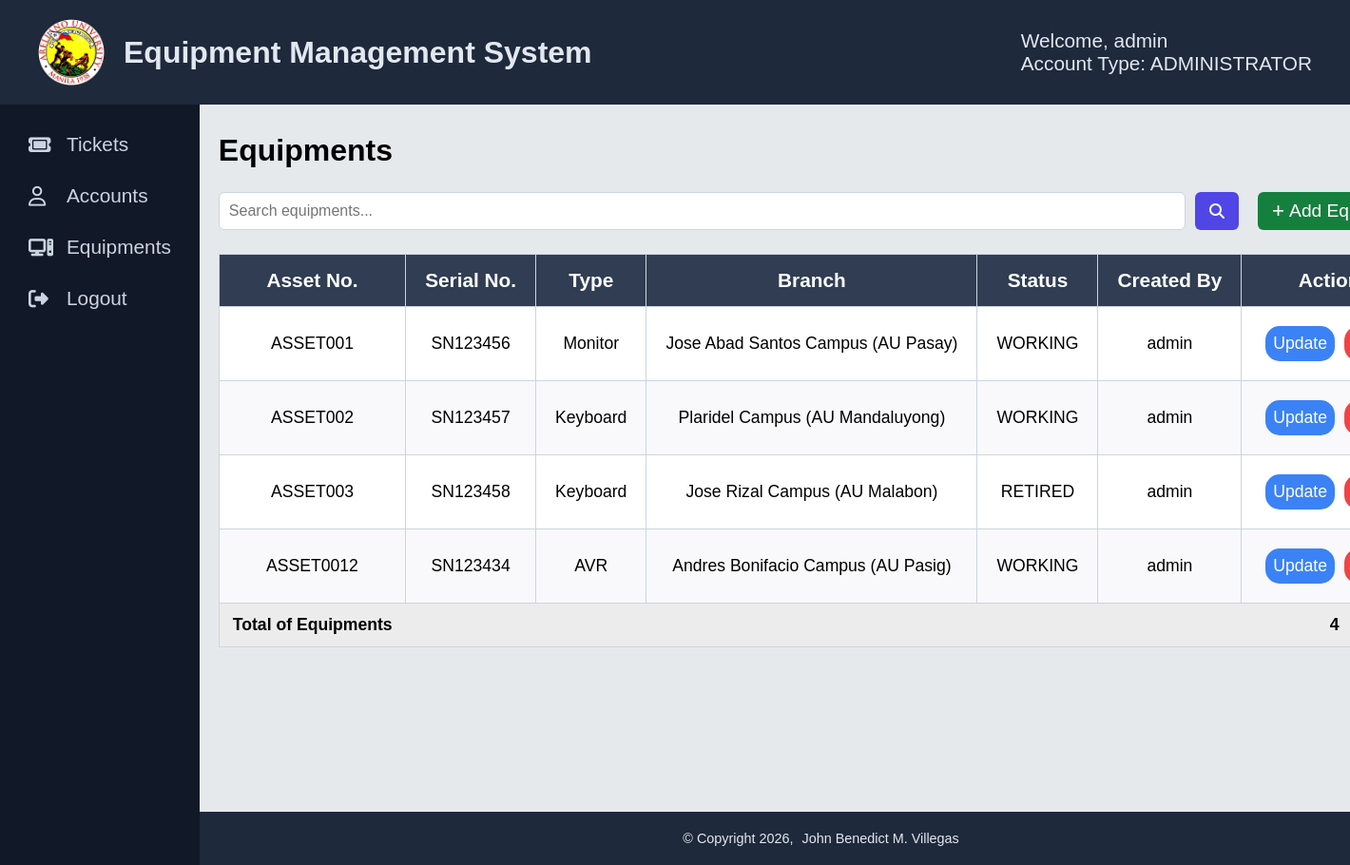
The app's page /equipmentManagement/equipment-management.php (signed in) with its own data.
### tables this page shows
CREATE TABLE `tblequipments` (
  `asset_number` varchar(100) NOT NULL,
  `serial_number` varchar(100) NOT NULL,
  `type` enum('CPU','Printer','Monitor','Keyboard','Mouse','AVR','Projector','MAC') NOT NULL,
  `manufacturer` varchar(100) NOT NULL,
  `year_model` int(11) NOT NULL,
  `description` text DEFAULT NULL,
  `branch` varchar(100) NOT NULL,
  `department` varchar(150) NOT NULL,
  `status` enum('WORKING','ON-REPAIR','RETIRED') DEFAULT 'WORKING',
  `created_by` varchar(50) NOT NULL,
  `date_created` datetime DEFAULT current_timestamp()
);

### equipmentManagement/equipment-management.php (the view, shortened to what this page needs)
<?php
require_once("../config/config.php");
?>
<!DOCTYPE html>
<html lang="en">
<head>
    <link rel="stylesheet" href="https://cdnjs.cloudflare.com/ajax/libs/font-awesome/6.5.1/css/all.min.css">
    <link rel="stylesheet" href="../assets/css/notification.css">
</head>
<body>
    <?php include("../includes/nav-sidebar.php");?>
        <div class="container">
            <div class="wrapper">
                    <form action="<?php echo htmlspecialchars($_SERVER['PHP_SELF'])?>" method="post">
                        <h4>Equipments</h4>
                        <div class="head-con">
                            <div class="searchdiv">
                                <input type="text" name="txtsearch" placeholder="Search equipments...">
                                <button type="submit" name="btnsearch" class="search-btn">
                                    <i class="fa-solid fa-magnifying-glass"></i>
                                </button>
                            </div>
                            <?php if ($_SESSION['usertype'] == "TECHNICAL" || $_SESSION['usertype'] == "ADMINISTRATOR") {?>
                                <div class="create-div">
                                    <a href="./create-equipment.php" name="btncreate" class="create-btn">
                                        <span style="margin-right: 5px; font-size: 1.4rem;">+</span><span class="mobile-block">Add Equipment</span>
                                    </a>
                                </div>
                            <?php }?>
                        </div>
                    <div class="table-div">
                        <?php
                        function buildtable($result) {
                            if (mysqli_num_rows($result) > 0) {
                                echo "<table>";
                                echo "<tr>";
                                echo "<th>Asset No.</th><th>Serial No.</th><th>Type</th><th>Branch</th><th>Status</th><th>Created By</th>";
                                if ($_SESSION['usertype'] == "TECHNICAL" || $_SESSION['usertype'] == "ADMINISTRATOR") {
                                    echo "<th>Actions</th>";
                                }
                                echo "</tr>";
                                while ($row = mysqli_fetch_array($result)) {
                                    echo "<tr>";
                                    echo "<td>" . $row['asset_number'] . "</td>";
                                    echo "<td>" . $row['serial_number'] . "</td>";
                                    echo "<td>" . $row['type'] . "</td>";
                                    echo "<td>" . $row['branch'] . "</td>";
                                    echo "<td>" . $row['status'] . "</td>";
                                    echo "<td>" . $row['created_by'] . "</td>";
                                    if ($_SESSION['usertype'] == "TECHNICAL" || $_SESSION['usertype'] == "ADMINISTRATOR") {
                                        echo "<td class = 'actions'>";
                                        echo "<a href = 'update-equipment.php?asset_number=". $row['asset_number']. "' class='update'>Update</a>";
                                        echo "<button type='button'
                                                onclick=\"deleteModal('".$row['asset_number']."')\"
                                                class='delete'>
                                                Delete
                                            </button>";
                                        echo "</td>";
                                    }
                                    echo "</tr>";
                                }
                                echo "<tr class='countTotal'>";
                                echo "<td>Total of Equipments</td>";
                                $colspan = ($_SESSION['usertype'] == "TECHNICAL" || $_SESSION['usertype'] == "ADMINISTRATOR") ?
                                "<td colspan='5'></td>" : "<td colspan='4'></td>";
                                echo $colspan;
                                echo "<td>". mysqli_num_rows($result)."</td>";
                                echo "</tr>";
                                echo "</table>";
                            } else {
                                echo "No record/s found.";
                            }
                        }
                        if (isset($_POST['btnsearch'])) {
                            $sql = "SELECT * FROM tblequipments WHERE asset_number LIKE ? OR serial_number LIKE ? OR type LIKE ? OR branch LIKE ? OR status LIKE ? OR department LIKE ? ORDER BY date_created";
                            if ($stmt = mysqli_prepare($link, $sql)) {
                                $searchvalue = '%' . $_POST['txtsearch'] . '%';
                                mysqli_stmt_bind_param($stmt, "ssssss", $searchvalue, $searchvalue, $searchvalue, $searchvalue, $searchvalue, $searchvalue);
                                if (mysqli_stmt_execute($stmt)) {
                                    $result = mysqli_stmt_get_result($stmt);
                                    buildtable($result);
                                }
                            }
                        } else {
                            $sql = "SELECT * FROM tblequipments ORDER BY type";
                            if ($stmt = mysqli_prepare($link, $sql)) {
                                if (mysqli_stmt_execute($stmt)) {
                                    $result = mysqli_stmt_get_result($stmt);
                                    buildtable($result);
                                }
                            }
                        }
                        ?>
                    </div>
                </form>
            </div>
               <?php include("../includes/footer.php")?>
        </div>
    </main>
</body>
</html>

### equipmentManagement/equipment-management.php (style rules this page uses)
* { font-family: Arial, Helvetica, sans-serif; padding: 0; margin: 0; box-sizing: border-box; }
body { background-color: #e6e9eb; }
.container { display: flex; flex-direction: column; width: 100%; min-height: 100vh; }
.wrapper { display: flex; flex: 1; padding: 30px 20px; }
form { display: flex; flex-direction: column; gap: 5px; width: 100%; max-width: 100%; }
form h4 { font-size: 2rem; }
.head-con { width: 100%; display: flex; padding: 20px 0px; gap: 20px; }
.searchdiv { display: flex; gap: 10px; flex: 1; }
.searchdiv input[type="text"] { flex: 1; padding: 10px; border-radius: 6px; border: 1px solid #CBD5E1; outline: none; font-size: 1rem; }
.search-btn i { font-size: 1rem; }
.search-btn { background-color: #4F46E5; border: none; border-radius: 6px; padding: 0 15px; color: white; cursor: pointer; display: flex; align-items: center; justify-content: center; font-size: 1rem; }
.create-btn { background-color: #15803d; border: none; text-decoration: none; border-radius: 6px; padding: 0 15px; height: 100%; color: white; cursor: pointer; display: flex; align-items: center; justify-content: center; font-size: 1.2rem; }
.table-div { overflow-x: auto; width: 100%; }
table { border: 1px solid #CBD5E1; border-collapse: collapse; background-color: white; width: 100%; -webkit-overflow-scrolling: touch; }
th { background-color: #303d52; color: white; padding: 15px 20px; font-size: 1.3rem; }
td { font-size: 1.1rem; padding: 15px 20px; }
th { background-color: #303d52; color: white; }
tr, th, td { border: 1px solid #CBD5E1; text-align: center; white-space: nowrap; }
tr:nth-child(odd) { background-color: #f9f9fb; }
.actions { display: flex; justify-content: center; }
.actions a, .actions button { text-decoration: none; color: white; }
.actions .update, .actions .delete { padding: 8px; margin: 5px; border-radius: 15px; cursor: pointer; }
.actions .update { background-color: #3B82F6; }
.actions .delete { background-color: #EF4444; font-size: 1rem; border: none; outline: none; }
td.actions { border: none; }
.countTotal td { border: none !important; background-color: #ececec; padding: 12px 14px; font-weight: 600; }
.countTotal td:last-child { font-weight: 700; text-align: center; }

### includes/nav-sidebar.php (style rules this page uses)
html, body { height: 100%; margin: 0; }

### equipmentManagement/delete-equipment.php (style rules this page uses)
form a { text-decoration: none; color: black; }

### records on screen
tblequipments: asset_number "ASSET001", serial_number "SN123456", type "Monitor", branch "Jose Abad Santos Campus (AU Pasay)", status "WORKING", created_by "admin"
tblequipments: asset_number "ASSET002", serial_number "SN123457", type "Keyboard", branch "Plaridel Campus (AU Mandaluyong)", status "WORKING", created_by "admin"
tblequipments: asset_number "ASSET003", serial_number "SN123458", type "Keyboard", branch "Jose Rizal Campus (AU Malabon)", status "RETIRED", created_by "admin"
tblequipments: asset_number "ASSET0012", serial_number "SN123434", type "AVR", branch "Andres Bonifacio Campus (AU Pasig)", status "WORKING", created_by "admin"

### other values on screen
$_SESSION['title'] "Equipment Management System"
$_SESSION['username'] "admin"
$_SESSION['usertype'] "ADMINISTRATOR"
mysqli_num_rows($result) "4"
